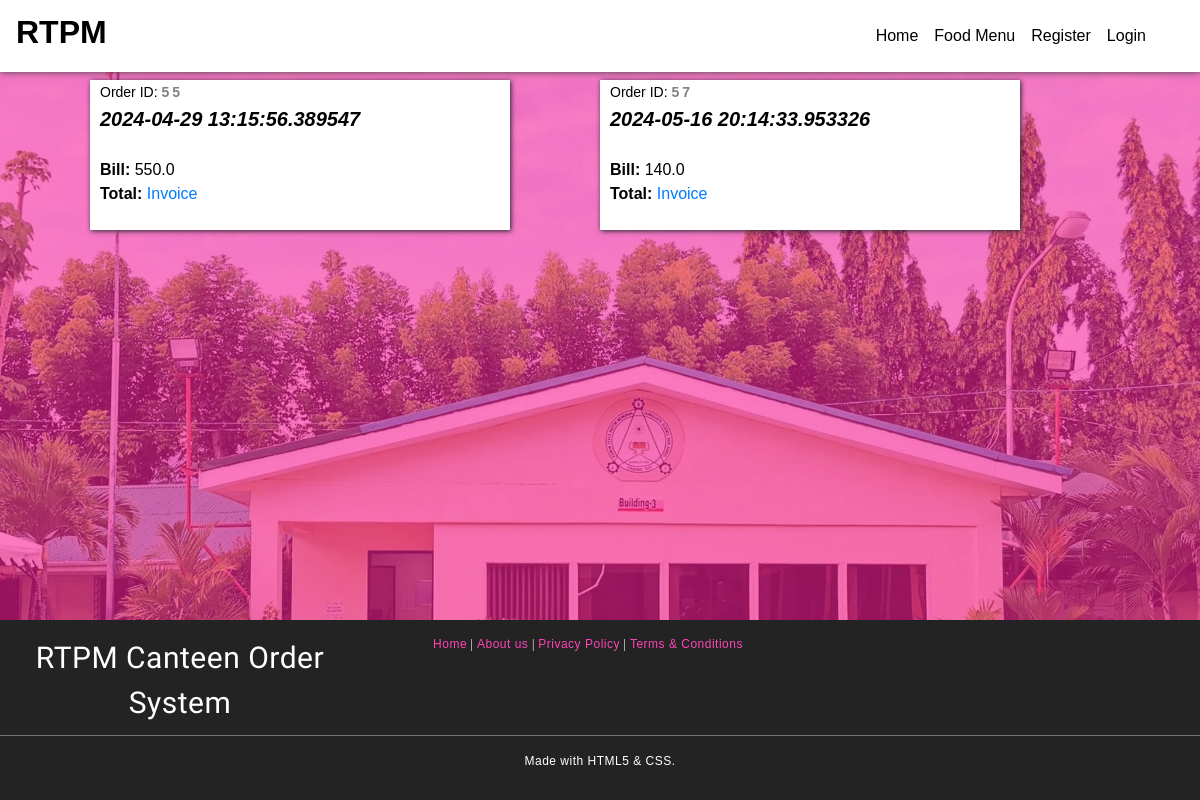
The page /orders on the database its author committed.
### foodapp/models.py (models this page shows)
class Order(models.Model):
	OrderId   = models.AutoField(primary_key=True)
	CustEmail = models.CharField(max_length=30)
	OrderDate = models.CharField(max_length=40)
	TotalBill = models.FloatField(max_length=50)
	class Meta:
		db_table = "FP_Order"

### foodapp/views.py (the view)
# urls.py: path('orders',views.getorder),
def getorder(request):
	orders = Order.objects.all()
	return render(request,'orderlist.html',{'orderlist':orders})

### Templates/foodapp/orderlist.html (shortened to what this page needs)
<!DOCTYPE html>
<html lang="en" dir="ltr">
  <head>
	{% load static %}
    <link rel="stylesheet" type="text/css" href="{% static 'css/imperial_style.css' %}" />
    <link rel="stylesheet" type="text/css" href="{% static 'css/master.css' %}" />
    <link rel="stylesheet" href="https://use.fontawesome.com/releases/v5.7.2/css/all.css">
    <link rel="stylesheet" href="https://use.fontawesome.com/releases/v5.3.1/css/all.css">
<link rel="stylesheet" href="https://stackpath.bootstrapcdn.com/bootstrap/4.4.1/css/bootstrap.min.css">
  </head>
    <nav class="navbar navbar-expand-lg navbar-light" style="position: fixed;width:100%;background-image: linear-gradient(180deg,#FFF,#FFF);box-shadow: 0px 0px 7px 0px #404040;">
      <a class="navbar-brand" href="/"><h2 style="color:black;font-family:sans-serif;font-weight:bolder;"><b>RTPM</b></h2></a>
      <div class="collapse navbar-collapse" id="navbarSupportedContent">
        <ul class="navbar-nav" style="margin-left:auto!important;margin-right:30px;">
          <li class="nav-item active">
            <a class="nav-link" id="nav-link" href="home">Home <span class="sr-only">(current)</span></a>
          </li>
          <li class="nav-item active">
            <a class="nav-link" id="nav-link" href="allfood">Food Menu <span class="sr-only">(current)</span></a>
          </li>
          {% if request.session.CustId is None and request.session.AdminId is None %}
          <li class="nav-item active">
            <a class="nav-link" id="nav-link" href="addcustomer">Register <span class="sr-only">(current)</span></a>
          </li>
          {% endif %}
          {% if request.session.CustId is None and request.session.AdminId is None %}
          <li class="nav-item active">
            <a class="nav-link" id="nav-link" href="login">Login <span class="sr-only">(current)</span></a>
          </li>
          {% endif %}
        </ul>
      </div>
    </nav>
    <main style="margin-top:80px;">
      <form action="placeorder" method="post">
{% for o in orderlist %}
      <div class="" style="background:#FFF;position: static;width:35%;height:150px;margin-left: 7.5%;float:left;box-shadow:1px 1px 5px;margin-bottom:10px;">
        <span style="color:black;float:left;margin-left:10px;"><span style="font-size:14px;">Order ID: <b style="letter-spacing: 3px;color: grey;">{{o.OrderId}}</b></span><br /><b style="font-size:20px;"><i>{{o.OrderDate}}</i></b><br/>
<br />
<tr>
<td><b>Bill:  </b></td><td>{{o.TotalBill}}</td><br /><td><b>Total:  </b></td><td id="tlp" style="color:black;"></td>
</tr><a href="#">Invoice</a>
      </span>
      </div>
      {% endfor %}
    </form>
    </main>
    <footer>
      <div class="foot-con">
        <div class="fo-cont-1">
            RTPM Canteen Order System
        </div>
        <div class="fo-cont-2">
          <a class="ext-link" href="#">Home</a> |
            <a class="ext-link" href="#">About us</a> |
              <a class="ext-link" href="#">Privacy Policy</a> |
                <a class="ext-link" href="#">Terms & Conditions</a>
        </div>
      </div><hr style="background-color: grey;margin-top:0px;"/>Made with HTML5 & CSS.<br />
    </footer>
  </body>
</html>

### foodapp/static/css/imperial_style.css (style rules this page uses)
* { margin: 0; padding: 0; font-family: sans-serif; box-sizing: border-box; text-decoration: none; }
a { color: red; }
#nav-link { font-family: sans-serif; font-weight: 400; color:black; }
footer { margin-top: 10px; padding-top: 15px; padding-bottom: 30px; background-color: #232323; color: white; font-family: sans-serif; font-size:12px; font-weight: normal; letter-spacing: 0.5px; text-align: center; flex-shrink: 0; }
.foot-con { width: 100%; height: 100px; overflow: hidden; }
.fo-cont-1 { width:30%; float: left; text-align: center; font-size: 30px; font-weight: normal; color: ; font-family: 'Bevan', cursive; overflow: hidden; }
.fo-cont-2 { width:38%; float: left; font-size: 12px; text-align: center; font-weight: normal; color: ; font-family: 'Ultra', serif; overflow: hidden; }

### foodapp/static/css/master.css (style rules this page uses)
* { margin: 0; padding: 0; font-family: sans-serif; box-sizing: border-box; text-decoration: none; }
main { margin-top: 50px; flex: 1 0 auto; }
footer { margin-top: 10px; padding-top: 15px; padding-bottom: 30px; background-color: #232323; color: white; font-family: sans-serif; font-size:12px; font-weight: normal; letter-spacing: 0.5px; text-align: center; flex-shrink: 0; }
.ext-link { color: rgb(255, 68, 183); }
.foot-con { width: 100%; height: 100px; overflow: hidden; }
.fo-cont-1 { width:30%; float: left; text-align: center; font-size: 30px; font-weight: normal; color: ; font-family: 'Bevan', cursive; overflow: hidden; }
.fo-cont-2 { width:38%; float: left; font-size: 12px; text-align: center; font-weight: normal; color: ; font-family: 'Ultra', serif; overflow: hidden; }

### rows shown on the page
Order: OrderId "55", OrderDate "2024-04-29 13:15:56.389547", TotalBill "550.0"
Order: OrderId "57", OrderDate "2024-05-16 20:14:33.953326", TotalBill "140.0"
